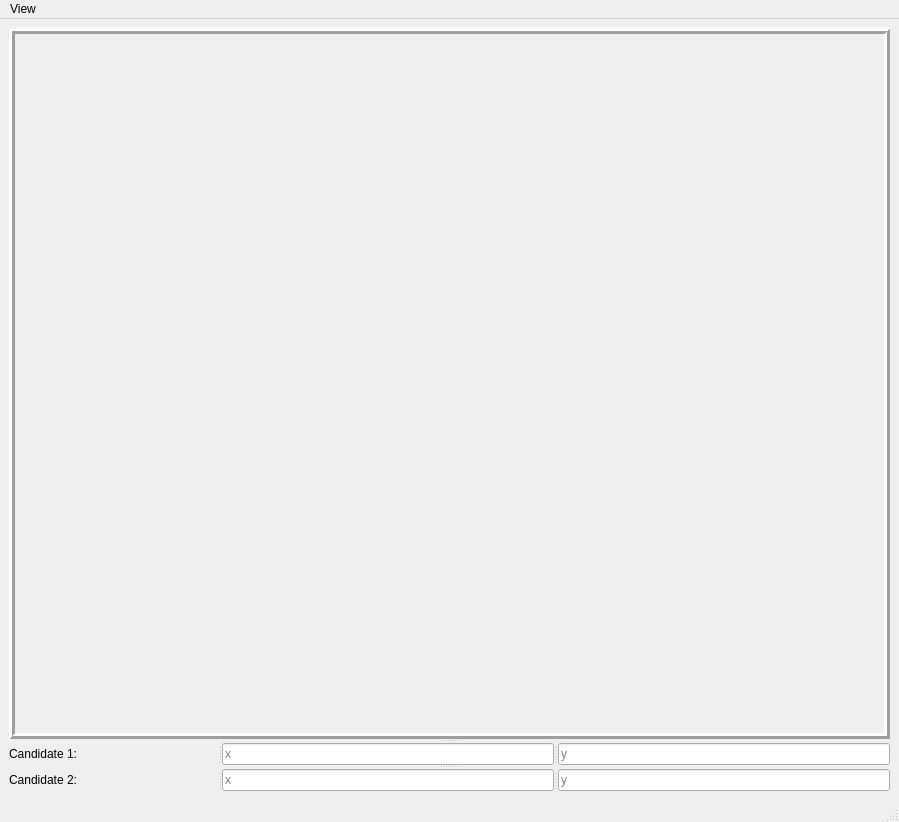
<?xml version="1.0" encoding="UTF-8"?>
<ui version="4.0">
 <class>AudioLocator</class>
 <widget class="QMainWindow" name="AudioLocator">
  <property name="geometry">
   <rect>
    <x>0</x>
    <y>0</y>
    <width>899</width>
    <height>822</height>
   </rect>
  </property>
  <property name="windowTitle">
   <string>MainWindow</string>
  </property>
  <widget class="QWidget" name="centralwidget">
   <layout class="QGridLayout" name="gridLayout_2">
    <item row="0" column="0">
     <widget class="QSplitter" name="splitter_4">
      <property name="orientation">
       <enum>Qt::Vertical</enum>
      </property>
      <widget class="ScreenWidget" name="screen">
       <property name="sizePolicy">
        <sizepolicy hsizetype="Preferred" vsizetype="Preferred">
         <horstretch>0</horstretch>
         <verstretch>10</verstretch>
        </sizepolicy>
       </property>
       <property name="frameShape">
        <enum>QFrame::Box</enum>
       </property>
       <property name="frameShadow">
        <enum>QFrame::Raised</enum>
       </property>
       <property name="lineWidth">
        <number>3</number>
       </property>
      </widget>
      <widget class="QSplitter" name="splitter_3">
       <property name="orientation">
        <enum>Qt::Vertical</enum>
       </property>
       <widget class="QSplitter" name="splitter">
        <property name="sizePolicy">
         <sizepolicy hsizetype="Expanding" vsizetype="Preferred">
          <horstretch>0</horstretch>
          <verstretch>1</verstretch>
         </sizepolicy>
        </property>
        <property name="orientation">
         <enum>Qt::Horizontal</enum>
        </property>
        <widget class="QLabel" name="label_2">
         <property name="text">
          <string>Candidate 1:</string>
         </property>
        </widget>
        <widget class="QLineEdit" name="x1Edit">
         <property name="sizePolicy">
          <sizepolicy hsizetype="Expanding" vsizetype="Fixed">
           <horstretch>0</horstretch>
           <verstretch>0</verstretch>
          </sizepolicy>
         </property>
         <property name="readOnly">
          <bool>false</bool>
         </property>
         <property name="placeholderText">
          <string>x</string>
         </property>
        </widget>
        <widget class="QLineEdit" name="y1Edit">
         <property name="readOnly">
          <bool>false</bool>
         </property>
         <property name="placeholderText">
          <string>y</string>
         </property>
        </widget>
       </widget>
       <widget class="QSplitter" name="splitter_2">
        <property name="sizePolicy">
         <sizepolicy hsizetype="Expanding" vsizetype="Preferred">
          <horstretch>0</horstretch>
          <verstretch>1</verstretch>
         </sizepolicy>
        </property>
        <property name="orientation">
         <enum>Qt::Horizontal</enum>
        </property>
        <widget class="QLabel" name="label">
         <property name="text">
          <string>Candidate 2:</string>
         </property>
        </widget>
        <widget class="QLineEdit" name="x2Edit">
         <property name="readOnly">
          <bool>false</bool>
         </property>
         <property name="placeholderText">
          <string>x</string>
         </property>
        </widget>
        <widget class="QLineEdit" name="y2Edit">
         <property name="readOnly">
          <bool>false</bool>
         </property>
         <property name="placeholderText">
          <string>y</string>
         </property>
        </widget>
       </widget>
      </widget>
     </widget>
    </item>
   </layout>
  </widget>
  <widget class="QMenuBar" name="menubar">
   <property name="geometry">
    <rect>
     <x>0</x>
     <y>0</y>
     <width>899</width>
     <height>25</height>
    </rect>
   </property>
   <property name="defaultUp">
    <bool>true</bool>
   </property>
   <property name="nativeMenuBar">
    <bool>false</bool>
   </property>
   <widget class="QMenu" name="menuView">
    <property name="title">
     <string>View</string>
    </property>
    <addaction name="actionHistory"/>
   </widget>
   <addaction name="menuView"/>
  </widget>
  <widget class="QStatusBar" name="statusbar"/>
  <action name="actionHistory">
   <property name="text">
    <string>History</string>
   </property>
  </action>
 </widget>
 <customwidgets>
  <customwidget>
   <class>ScreenWidget</class>
   <extends>QFrame</extends>
   <header>ScreenWidget</header>
   <container>1</container>
  </customwidget>
 </customwidgets>
 <resources/>
 <connections/>
</ui>
